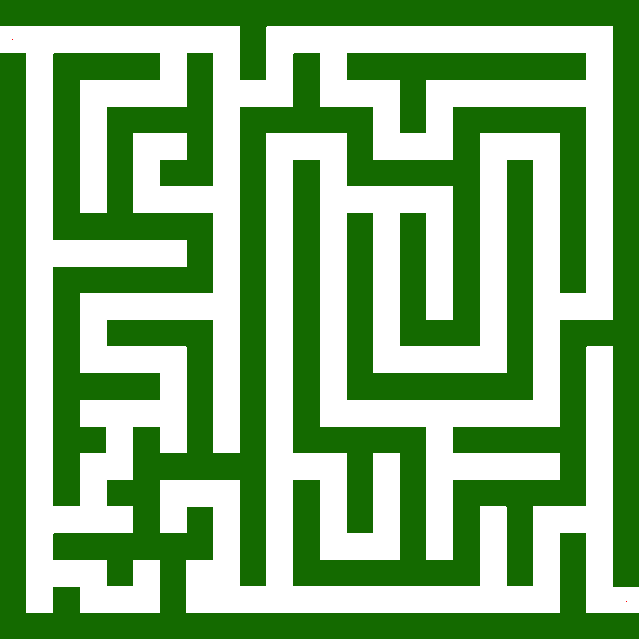
#> input picture basicprogramming/maze.png, 639 x 639 px
$ python pillowsample.py
#> lines starting #> are read from the running program, lines starting #| are printed output that depends on the picture
# how to install pillow:
#   for MacOS users:
#     python -m pip install pillow

from PIL import Image, ImageDraw

im = Image.open("maze.png")
#> im is the input picture: PIL image 639x639 RGBA; mean R, G, B, A 131.4, 176.6, 120.8, 255
draw = ImageDraw.Draw(im)

(width, height) = im.size
#> width = 639; height = 639

L = []
for x in range(0, width):
    for y in range(0, height):
        (r,g,b,a) = im.getpixel((x,y))
        if (r,g,b) == (255,255,255):
            L.append((x,y))
#> after the loop, L = 193480 items
print((L))
#> (printed output is left out)

for (x, y) in L:
    #draw.ellipse((x-10,y-10,x+10,y+10),outline=(0,0,255),width=5)
    draw.point((x,y),(0,0,255))
#> this loop made 193480 passes
#> (x, y) on passes 1 to 3: (0, 26), (0, 27), (0, 28)

#draw.line([(100,100),(200,150),(300,100),(400,150)], fill=(255, 0, 0), width=5)

im.save("b.png")
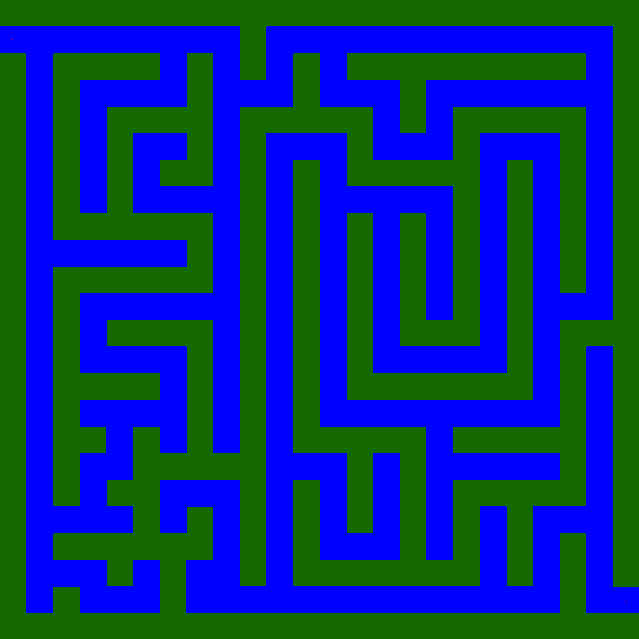
#> saved as b.png: PIL image 639x639 RGBA; mean R, G, B, A 10.5, 55.8, 120.8, 255
